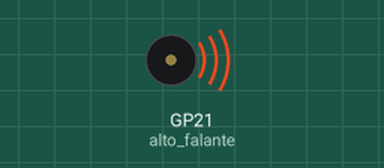
The program below on a simulated Raspberry Pi Pico running MicroPython. Shown: buzzer (waves = sounding).

Above: at 0.2 s.
At 11.55 s:
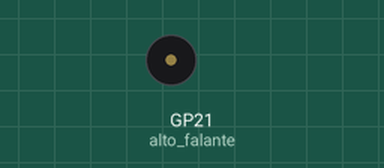
Timing chart, 0 to 12.7 s (numbered marks = the images above):
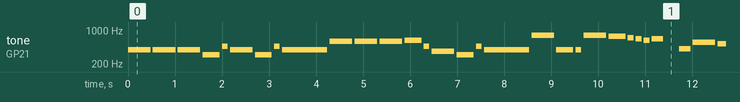

Measured:
- by itself, tone on GP21 (alto_falante): plays 392 Hz for 0.48 s, 392 Hz for 0.48 s, 392 Hz for 0.48 s, 311 Hz for 0.36 s, 466 Hz for 0.12 s, 392 Hz for 0.48 s … (282 notes in this stretch)

The program:

Marcha_imperial.py
```python
from machine import Pin, PWM
import time


# Conecte o alto-falante ou buzzer passivo ao pino GP21

alto_falante = PWM(Pin(21))

# Frequências das notas musicais

notas = {
    'C4': 261,
    'D4': 294,
    'Eb4': 311,
    'E4': 329,
    'F4': 349,
    'Gb4': 369,
    'G4': 392,
    'Ab4': 415,
    'A4': 440,
    'Bb4': 466,
    'B4': 494,
    'C5': 523,
    'Db5': 554,
    'D5': 588,
    'Eb5': 622,
    'E5': 658,
    'F5': 698,
    'Gb5': 738,
    'G5': 784,
    'PAUSA': 0
}


# Música "Marcha Imperial"

musica = [
    ('G4', 4), ('G4', 4), ('G4', 4), ('Eb4', 3), ('Bb4', 1), ('G4', 4), ('Eb4', 3), ('Bb4', 1), ('G4', 8),
    ('D5', 4), ('D5', 4), ('D5', 4), ('Eb5', 3), ('Bb4', 1), ('Gb4', 4), ('Eb4', 3), ('Bb4', 1), ('G4', 8),
    ('G5', 4), ('G4', 3), ('G4', 1), ('G5', 4), ('Gb5', 3), ('F5', 1), ('E5', 1), ('Eb5', 1), ('E5', 2), ('PAUSA', 2), ('Ab4', 2), ('Db5', 4),
    ('C5', 3), ('B4', 1), ('Bb4', 1), ('A4', 1), ('Bb4', 2), ('PAUSA', 2), ('Eb4', 2), ('Gb4', 4), ('Eb4', 3), ('Gb4', 1), ('Bb4', 4), ('G4', 3), ('Bb4', 1), ('D5', 8)
]


def tocar_musica():
    for nota, duracao in musica:
        freq = notas[nota]
        alto_falante.freq(freq if freq > 0 else 500)
        alto_falante.duty_u16(32767 if freq > 0 else 0)
        time.sleep_ms(120 * duracao)
        alto_falante.duty_u16(0)
        time.sleep_ms(50)


while True:
    tocar_musica()
    time.sleep(2)
```
